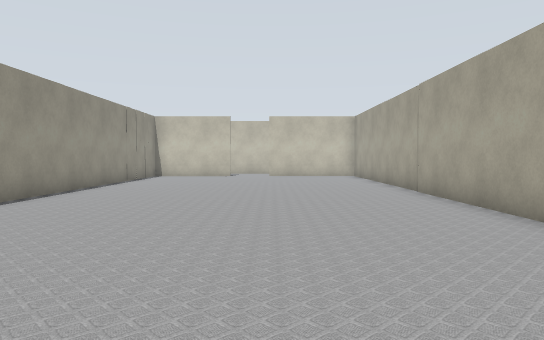
[1] (above)

17 first-person views from a walk through a world built for the Gazebo simulator. The camera is 0.94 m above the floor, tilts 2° down and sees 70° across. The lines on the ground mark 1 m squares. The floor is counted in squares, 1 m on a side. Each view is taken from the middle of a square. On the plan, view 1 faces up. The plan holds only what a view shows up to about 13 squares ahead; the rest is blank. The place goes on beyond the plan. Robots are left out. Some surface patterns are stand-ins.

[2]
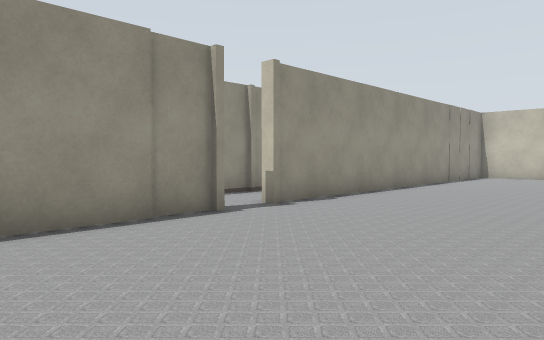

[3]
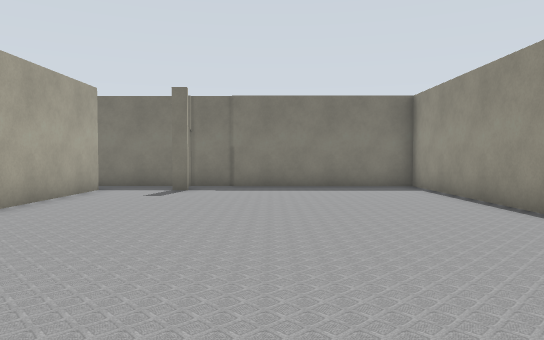

[4]
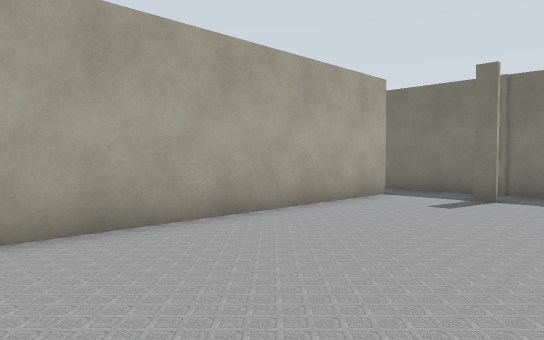

[5]
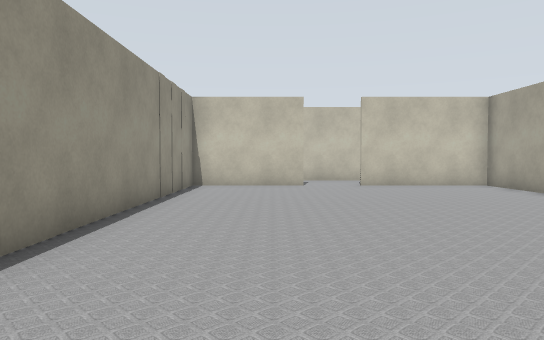

[6]
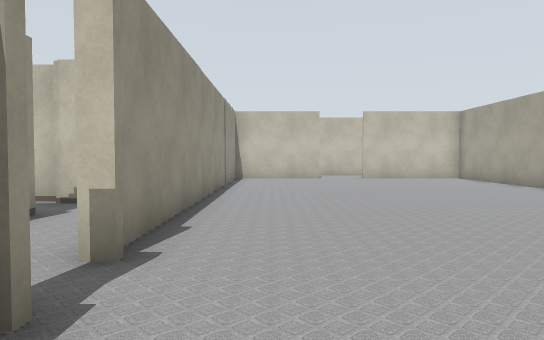

[7]
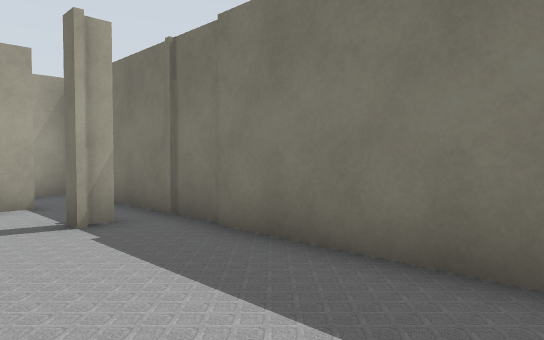

[8]
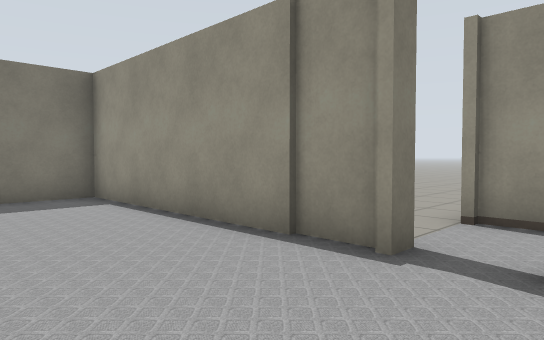

[9]
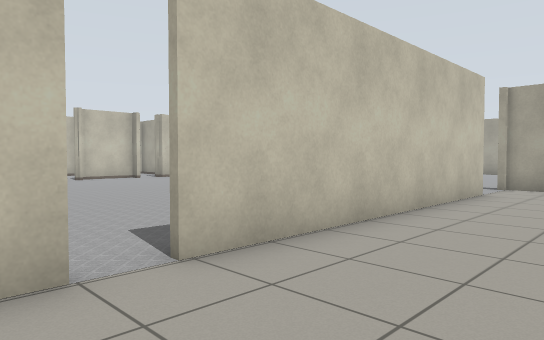

[10]
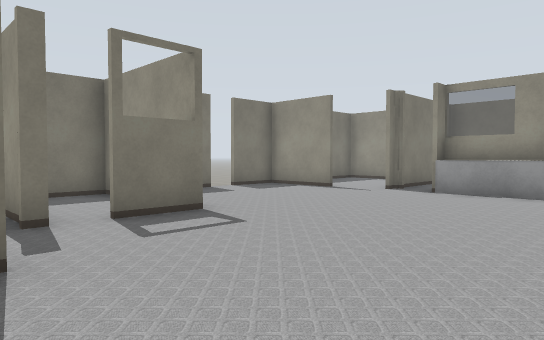

[11]
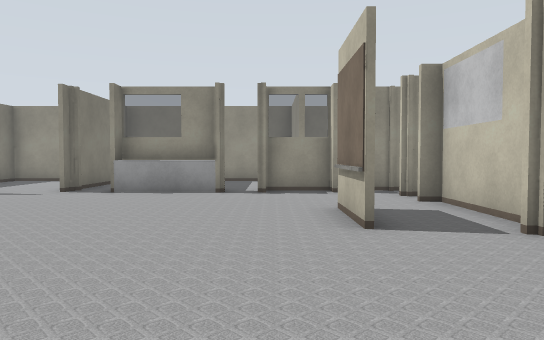

[12]
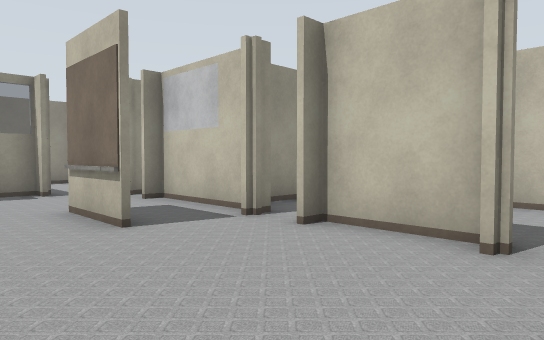

[13]
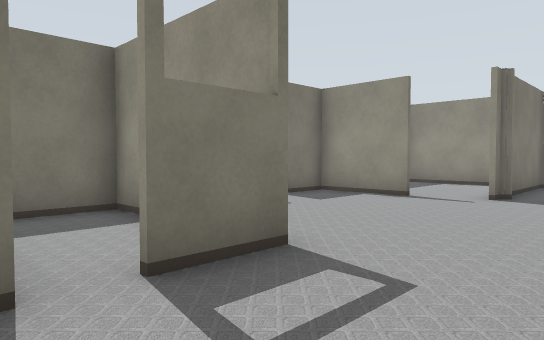

[14]
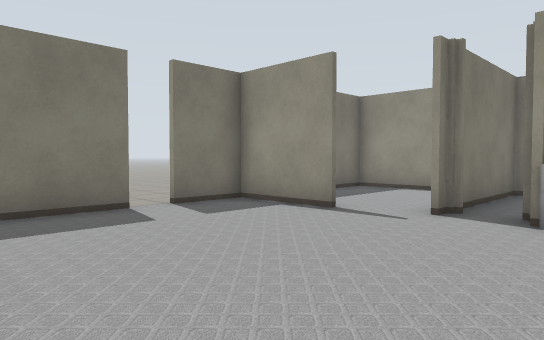

[15]
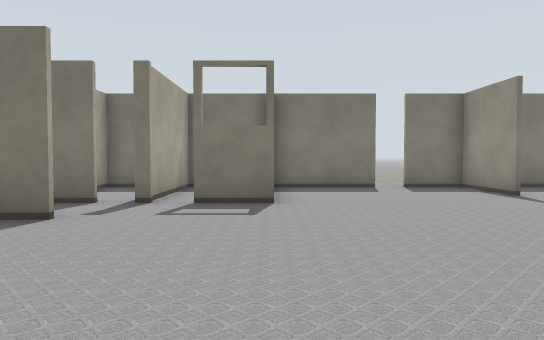

[16]
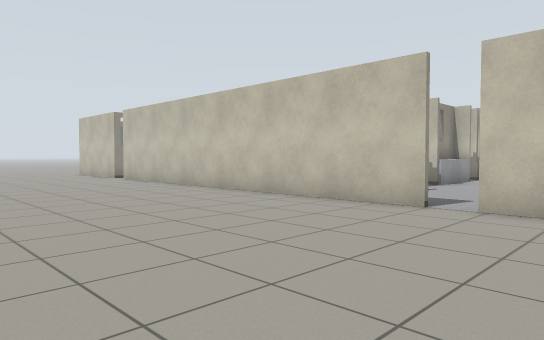

[17]
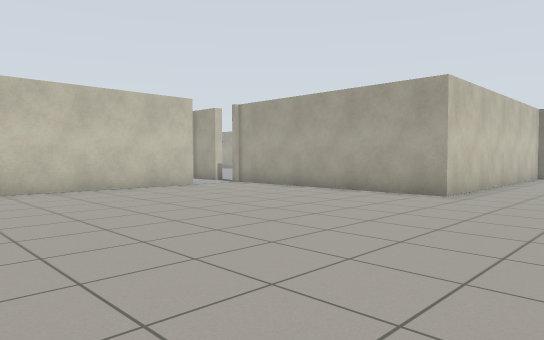

### Floor plan
Points are (right, up) in squares from view 1. A wall is a line through its corners. A room is listed if a view was taken in it or the views show most of it. See-through windows are left out.
Room 1 (views 1, 2, 3, 4, 5, 6, 7, 8)
walls: (-5.7, 4.2) (-5.5, 4.2) (-5.5, -3.2) (4.8, -3.2); (1.2, -1.8) (1.9, -1.8); (-1.9, 18.5) (-5.5, 18.5) (-5.5, 5.8); (1.6, -2.4) (1.6, -1.9); (3.9, -2) (3.9, 18.5) (-0.2, 18.5)
ways out: opening at (-6, 5); opening at (-1, 19); gap at (4, -2)
Room 2 (views 9, 16, 17)
walls: (-17, 4) (-25.5, 4); (-7.9, 4) (-16.2, 4); (0, -3.5) (-5.7, -3.5) (-5.7, 4.2)
ways out: gap at (-16.5, 4) to room 3; opening at (-7, 4)
Room 3 (views 10, 11, 12, 13, 14, 15)
walls: (-13.1, 8.2) (-11.4, 8.2); (-13.9, 15.2) (-16.1, 15.2); (-9.8, 10.3) (-8.9, 10.3); (-10.5, 8.2) (-10.3, 8.2); (-19.1, 12.9) (-19.1, 9.8); (-19.6, 12.5) (-19.6, 9.9); (-18.8, 6.9) (-18.8, 4.2) (-17, 4.2); (-19.1, 15.6) (-19.6, 15.6) (-19.6, 13.9); (-16.2, 4.2) (-13, 4.2); (-10.2, 17.5) (-12.5, 17.5) (-12.5, 17); (-23.9, 8.5) (-19.2, 8.5)
ways out: gap at (-16.5, 4) to room 2; opening at (-19.5, 7.5) to room 4; opening at (-11, 7) to room 5; opening at (-16, 16) to room 6; opening at (-8.5, 9)
Room 4 (no view inside)
walls: (-23.8, 8.8) (-23.8, 4.2) (-20.5, 4.2)
ways out: opening at (-19.5, 7.5) to room 3
Room 5 (no view inside)
walls: (-13, 4.2) (-10.5, 4.2) (-10.5, 8.2); (-12.9, 8.2) (-12.9, 4.1)
ways out: opening at (-11, 7) to room 3
Room 6 (no view inside)
walls: (-14.2, 17.5) (-17.1, 17.5) (-17.1, 17)
ways out: opening at (-16, 16) to room 3

Positions as (right, up) in squares from view 1, and headings:
1: (0, 0), facing up
2: (0, 0), facing up-left
3: (-1, 9), facing down
4: (-1, 7), facing down-right
5: (-3, 6), facing up
6: (-4, 2), facing up
7: (-4, 0), facing down-right
8: (-2, 6), facing down-left
9: (-18, 1), facing up-right
10: (-9, 14), facing down-left
11: (-9, 14), facing left
12: (-9, 13), facing up-left
13: (-10, 11), facing down-left
14: (-13, 11), facing down-left
15: (-13, 16), facing down
16: (-14, -3), facing up-left
17: (-15, -7), facing up-right
